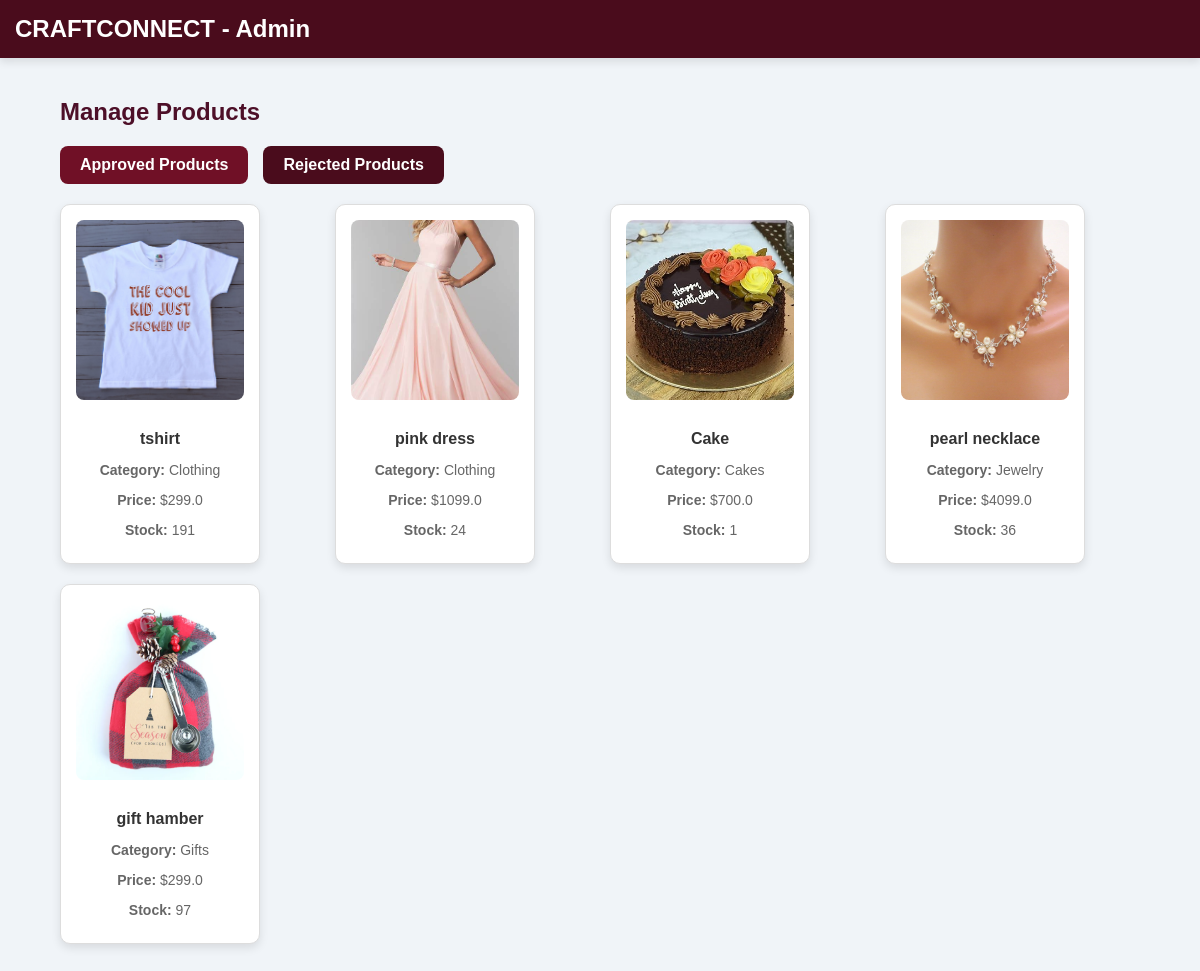
Before: /admin/manage_products (signed in) with the older database file.
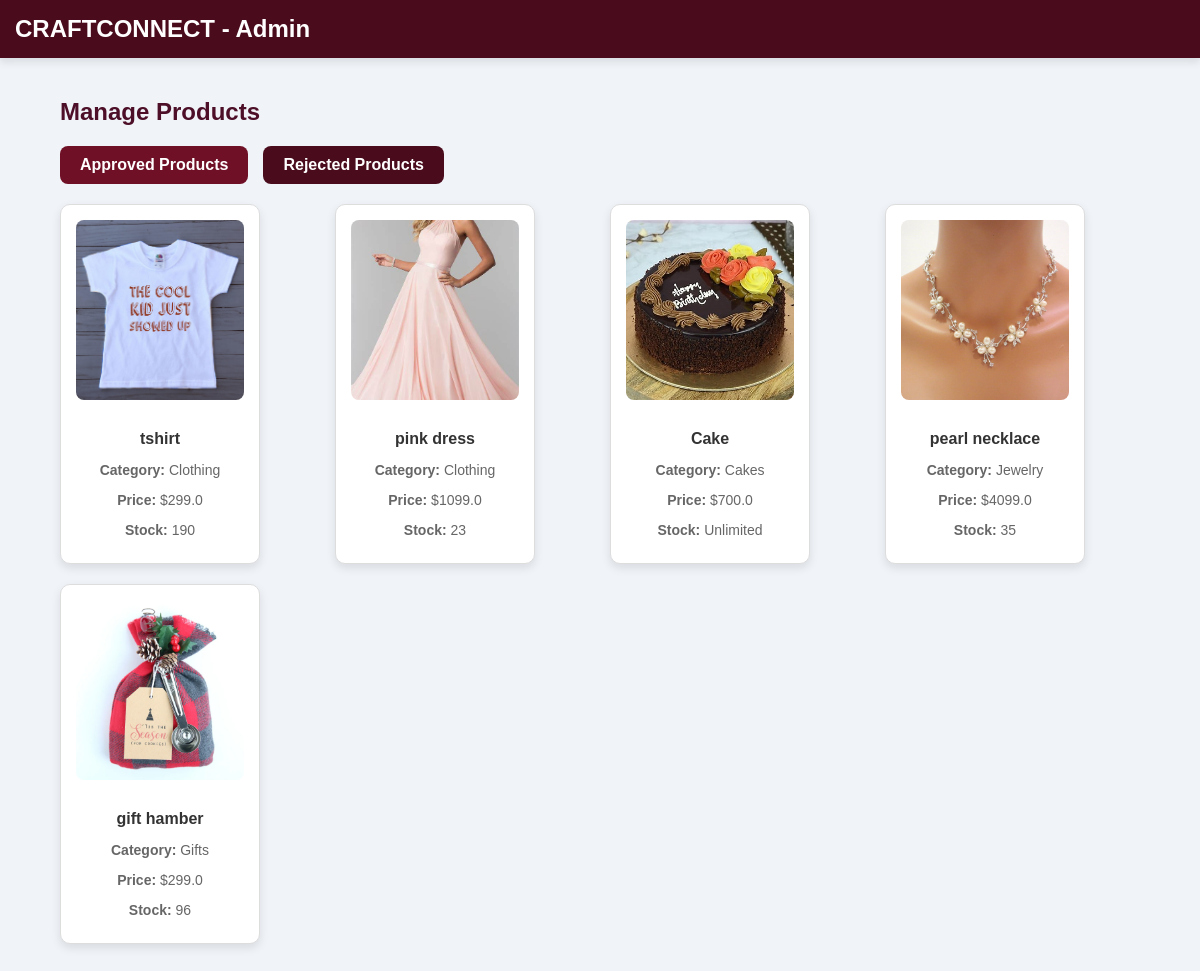
After: the same page with the newer database file.
### tables this page shows
CREATE TABLE products (
            id INTEGER PRIMARY KEY AUTOINCREMENT,
            name TEXT NOT NULL,
            description TEXT NOT NULL,
            price REAL NOT NULL,
            image TEXT NOT NULL,
            manufacturer_id INTEGER, approved INTEGER DEFAULT 0, category TEXT, stock_limit INTEGER DEFAULT NULL, size_chart TEXT,
            FOREIGN KEY (manufacturer_id) REFERENCES users (id)
        );

### app.py (the view)
@app.route('/admin/manage_products')
def admin_manage_products():
    if 'admin_logged_in' not in session:
        return redirect('/admin')
    conn = get_db_connection()
    cursor = conn.cursor()
    cursor.execute("SELECT * FROM products WHERE approved = 1")  # Fetch only approved products
    products = cursor.fetchall()
    conn.close()
    return render_template("admin_manage_products.html", products=products, rejected=False)

### app.py (called while the page is built)
def get_db_connection():
    conn = sqlite3.connect("craftconnect.db")
    conn.row_factory = sqlite3.Row
    return conn

### templates/admin_manage_products.html (shortened to what this page needs)
<!DOCTYPE html>
<html lang="en">
<head>
    <link rel="stylesheet" href="{{ url_for('static', filename='css/styles.css') }}">
</head>
<body>
    <nav class="navbar">CRAFTCONNECT - Admin</nav>
    <div class="container">
        <h2>Manage Products</h2>
        <div class="tabs">
            <a href="{{ url_for('admin_manage_products') }}" class="tab {% if not rejected %}active{% endif %}">Approved Products</a>
            <a href="{{ url_for('admin_rejected_products') }}" class="tab {% if rejected %}active{% endif %}">Rejected Products</a>
        </div>
<div class="product-grid">
    {% if products %}
        {% for product in products %}
        <div class="product-card">
            <a href="{{ url_for('admin_product_details', product_id=product['id']) }}" style="text-decoration: none; color: inherit;">
                <img src="{{ url_for('static', filename='uploads/' + product['image']) }}" alt="{{ product['name'] }}">
                <h3>{{ product['name'] }}</h3>
                <p><strong>Category:</strong> {{ product['category'] }}</p>
                <p><strong>Price:</strong> ${{ product['price'] }}</p>
                <p><strong>Stock:</strong> {{ product['stock_limit'] if product['stock_limit'] else 'Unlimited' }}</p>
            </a>
        </div>
        {% endfor %}
    {% else %}
        <p>No products found.</p>
    {% endif %}
</div>
</body>
</html>

### static/css/styles.css (style rules this page uses)
body { margin: 0; padding: 0; overflow-x: hidden; font-family: Arial, sans-serif; background: white; color: #4D0F28; min-height: 100vh; box-sizing: border-box; width:100%; max-width: 100%; }
.navbar { display: flex; justify-content: space-between; align-items: center; padding: 15px 30px; background: #4D0F28; color: white; box-shadow: 0px 4px 8px rgba(0, 0, 0, 0.1); max-width: 100%; flex-wrap: wrap; }
* { outline: none; box-sizing: border-box; max-width: 100vw; }
.product-card { background: #fff; color: #4D0F28; padding: 20px; box-shadow: 0px 4px 8px rgba(0, 0, 0, 0.15); text-align: center; border-radius: 8px; transition: transform 0.3s ease, box-shadow 0.3s ease; width: 250px; }
.product-card img { width: 100%; height: 200px; object-fit: cover; border-radius: 5px; margin-bottom: 15px; }
.product-card h3 { font-size: 18px; color: #4D0F28; margin-bottom: 10px; }
.product-card p { font-size: 16px; color: #666; margin-bottom: 10px; }
.product-grid { display: flex; flex-wrap: wrap; gap: 20px; justify-content: center; }
.product-card { background-color: #fff; border: 1px solid #ddd; border-radius: 8px; width: 200px; padding: 15px; text-align: center; box-shadow: 0 4px 8px rgba(0, 0, 0, 0.1); }
.product-card img { width: 100%; height: 150px; object-fit: cover; border-radius: 8px; margin-bottom: 10px; }
.product-card h3 { font-size: 16px; color: #333; margin-bottom: 5px; }
.product-card p { font-size: 14px; color: #666; margin-bottom: 10px; }

### templates/admin_manage_products.html (style rules this page uses)
body { font-family: Arial, sans-serif; background-color: #f0f4f8; margin: 0; padding: 0; }
.navbar { width: 100%; background-color: #4a0c1c; color: white; padding: 15px; text-align: left; font-size: 24px; font-weight: bold; }
.container { width: 90%; max-width: 1200px; margin: 40px auto; }
.tabs { display: flex; gap: 15px; margin-bottom: 20px; }
.tab { background: #4a0c1c; color: white; padding: 10px 20px; border-radius: 8px; text-decoration: none; font-size: 16px; font-weight: bold; }
.tab.active { background: #701026; }
.product-grid { display: grid; grid-template-columns: repeat(auto-fit, minmax(250px, 1fr)); gap: 20px; }
.product-card { background: white; padding: 15px; border-radius: 10px; box-shadow: 0 4px 10px rgba(0, 0, 0, 0.1); text-align: center; }
.product-card img { width: 100%; height: 180px; object-fit: cover; border-radius: 8px; }

Changed rows visible on the page:
changed products "tshirt": stock_limit "191" → "190"
changed products "pink dress": stock_limit "24" → "23"
changed products "Cake": stock_limit "1" → "Unlimited"
changed products "pearl necklace": stock_limit "36" → "35"
changed products "gift hamber": stock_limit "97" → "96"
